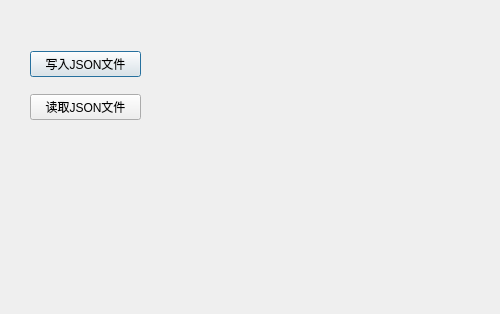
<?xml version="1.0" encoding="UTF-8"?>
<ui version="4.0">
 <class>Dialog</class>
 <widget class="QDialog" name="Dialog">
  <property name="geometry">
   <rect>
    <x>0</x>
    <y>0</y>
    <width>500</width>
    <height>314</height>
   </rect>
  </property>
  <property name="windowTitle">
   <string>Dialog</string>
  </property>
  <widget class="QWidget" name="">
   <property name="geometry">
    <rect>
     <x>30</x>
     <y>40</y>
     <width>111</width>
     <height>91</height>
    </rect>
   </property>
   <layout class="QVBoxLayout" name="verticalLayout">
    <item>
     <widget class="QPushButton" name="pushButton">
      <property name="text">
       <string>写入JSON文件</string>
      </property>
     </widget>
    </item>
    <item>
     <widget class="QPushButton" name="pushButton_2">
      <property name="text">
       <string>读取JSON文件</string>
      </property>
     </widget>
    </item>
   </layout>
  </widget>
 </widget>
 <resources/>
 <connections/>
</ui>
